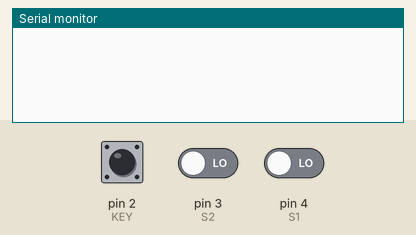
Recording of a sketch running on a simulated Arduino Uno, built with avr-gcc and run on an emulated ATmega328P. On the bench: the last lines printed to the serial monitor. Inputs (shaded band) come from the test bench; at power-on: pin 2 (KEY) HIGH, pin 3 (S2) LOW, pin 4 (S1) LOW.

Above: at 1.2 s.
1.3 s: pin 2 (KEY) pulled LOW for 0.15 s
At 1.43 s:
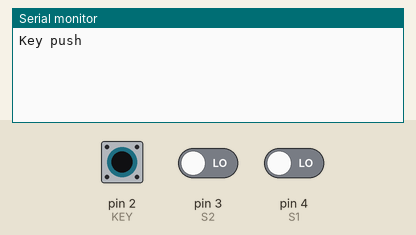
At 3.0 s:
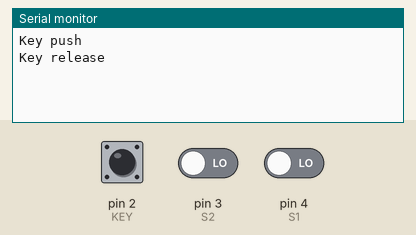

Measured:
- after the input at 1.3 s, the serial monitor: prints a new line at once (image 1)

The sketch:

wavgat_rot_enc.ino
```cpp
/*
 * WAVGAT rotary encoder demo
 */

#define KEY 2 // KEY pin
#define S2 3  // S2 pin
#define S1 4  // S1 pin
#define CCW 0b010010  // knob turn CCW pattern
#define CW 0b100001   // knob turn CW pattern
#define DEF 0b11  // default / base value of encoder signal

byte prevPattern = 0; // previous signal pattern
byte pattern = 0;     // actual signal pattern
bool keyPushed = false;     // button push status

void setup() {
  pinMode(KEY, INPUT);
  pinMode(S2, INPUT);
  pinMode(S1, INPUT);
  Serial.begin(9600);
}

void loop() {
  readEncoder();
}

/*
 * read encoder and button status
 */
void readEncoder() {
  byte aktS1 = digitalRead(S1);
  byte aktS2 = digitalRead(S2);
  byte aktKey = ! digitalRead(KEY);

  if (keyPushed != aktKey) {
    keyPushed = aktKey;
    Serial.println( keyPushed ? "Key push" : "Key release");
  }

  byte aktPattern = (aktS1 << 1) | aktS2;
  if (aktPattern != prevPattern) {
    prevPattern = aktPattern;
    if ( aktPattern != DEF ) {
      pattern = (pattern << 2) | aktPattern;
    } else {
      if (pattern == CW ) {
        Serial.println( "Turn right" );
      } else if (pattern == CCW ) {
        Serial.println( "Turn left" );
      }
      pattern = 0;
    }
  }
}
```
